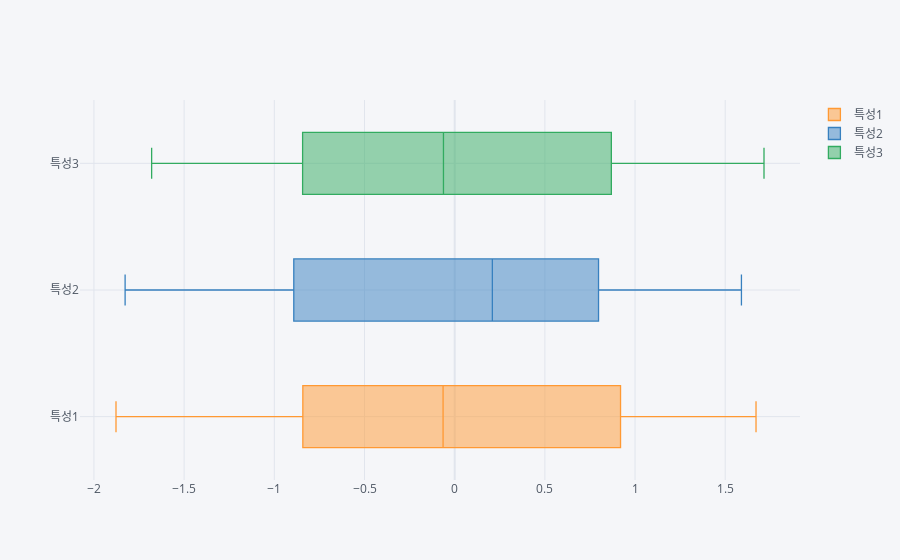

Source (notebook cell):
### Code cell
X_scaled_df.iplot(kind='box', orientation='h')
